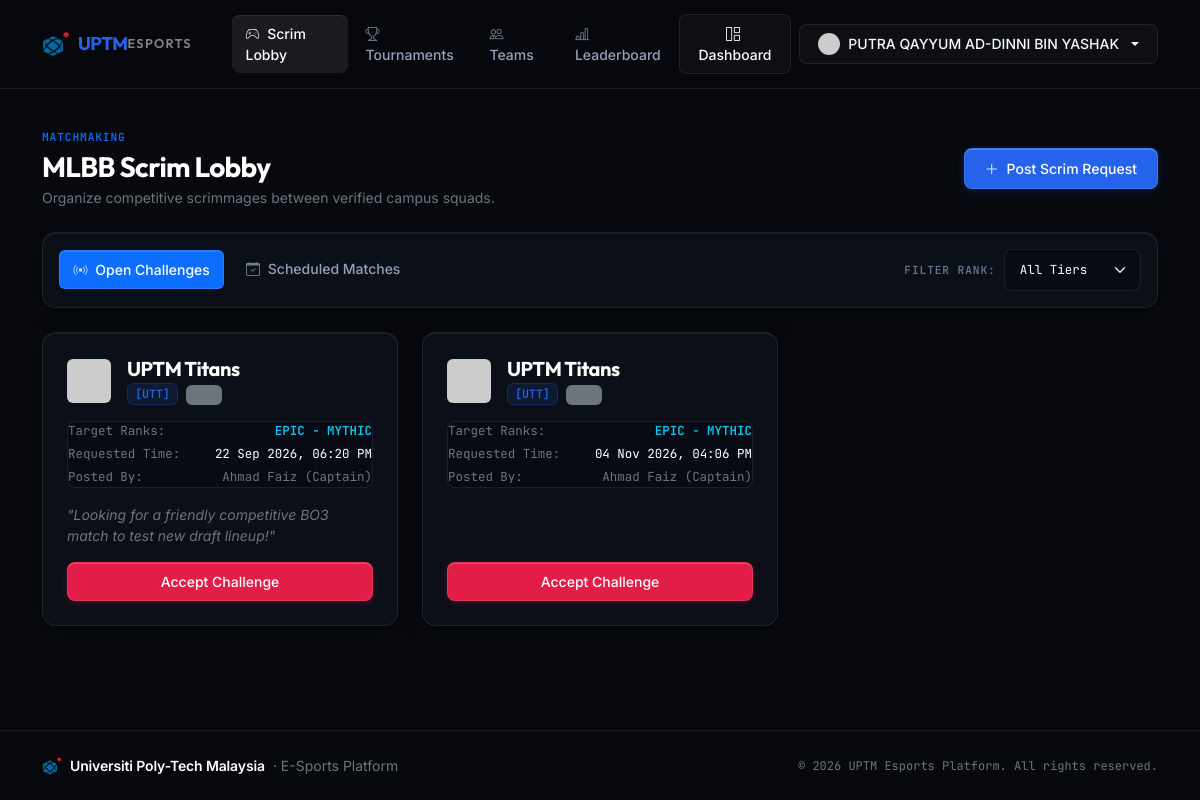
/scrims/ (signed in), run on the app's committed database.
### app/models.py (models this page shows, shortened)
class User(UserMixin, db.Model):
    __tablename__ = 'users'
    id = db.Column(db.Integer, primary_key=True)
    email = db.Column(db.String(120), unique=True, nullable=False, index=True)
    password_hash = db.Column(db.String(256), nullable=False)
    display_name = db.Column(db.String(100), nullable=False)
    student_id_enc = db.Column(db.String(255), nullable=True)
    phone_enc = db.Column(db.String(255), nullable=True)
    mlbb_ign = db.Column(db.String(50), nullable=True)
    mlbb_id = db.Column(db.String(30), nullable=True)
    rank_tier = db.Column(db.String(30), default='EPIC', index=True)
    avatar_url = db.Column(db.String(255), nullable=True)
    role = db.Column(db.String(20), default='PLAYER', index=True) # ADMIN, CAPTAIN, PLAYER
    status = db.Column(db.String(20), default='ACTIVE', index=True) # ACTIVE, BANNED, INACTIVE
    created_at = db.Column(db.DateTime, default=datetime.utcnow)
    updated_at = db.Column(db.DateTime, default=datetime.utcnow, onupdate=datetime.utcnow)
    team_memberships = db.relationship('TeamMember', back_populates='user', cascade='all, delete-orphan')
    captained_teams = db.relationship('Team', back_populates='captain', foreign_keys='Team.captain_id')
    notifications = db.relationship('Notification', back_populates='user', cascade='all, delete-orphan')
    created_tournaments = db.relationship('Tournament', back_populates='creator')
    @property
    def student_id(self) -> str | None:
        return decrypt_pii(self.student_id_enc)
    @property
    def phone(self) -> str | None:
        return decrypt_pii(self.phone_enc)
    @property
    def primary_team(self):
        membership = next((m for m in self.team_memberships if m.status == 'ACTIVE'), None)
        return membership.team if membership else None
    @property
    def is_admin(self) -> bool:
        return self.role == 'ADMIN'

class ScrimRequest(db.Model):
    __tablename__ = 'scrim_requests'
    id = db.Column(db.Integer, primary_key=True)
    team_id = db.Column(db.Integer, db.ForeignKey('teams.id'), nullable=False)
    requested_by_id = db.Column(db.Integer, db.ForeignKey('users.id'), nullable=False)
    game_title = db.Column(db.String(100), default='Mobile Legends: Bang Bang')
    rank_tier_min = db.Column(db.String(30), default='EPIC')
    rank_tier_max = db.Column(db.String(30), default='MYTHIC')
    preferred_datetime = db.Column(db.DateTime, nullable=False)
    format = db.Column(db.String(10), default='BO3') # BO1, BO3, BO5
    notes = db.Column(db.Text, nullable=True)
    status = db.Column(db.String(20), default='OPEN', index=True) # OPEN, MATCHED, COMPLETED, CANCELLED
    created_at = db.Column(db.DateTime, default=datetime.utcnow)
    team = db.relationship('Team', back_populates='scrim_requests')
    requested_by = db.relationship('User')
    matches = db.relationship('ScrimMatch', back_populates='request', cascade='all, delete-orphan')

class Team(db.Model):
    __tablename__ = 'teams'
    id = db.Column(db.Integer, primary_key=True)
    name = db.Column(db.String(100), unique=True, nullable=False)
    tag = db.Column(db.String(10), unique=True, nullable=False)
    logo_url = db.Column(db.String(255), nullable=True)
    description = db.Column(db.Text, nullable=True)
    captain_id = db.Column(db.Integer, db.ForeignKey('users.id'), nullable=False)
    status = db.Column(db.String(20), default='ACTIVE', index=True)
    created_at = db.Column(db.DateTime, default=datetime.utcnow)
    updated_at = db.Column(db.DateTime, default=datetime.utcnow, onupdate=datetime.utcnow)
    captain = db.relationship('User', back_populates='captained_teams', foreign_keys=[captain_id])
    members = db.relationship('TeamMember', back_populates='team', cascade='all, delete-orphan')
    scrim_requests = db.relationship('ScrimRequest', back_populates='team', cascade='all, delete-orphan')
    tournament_registrations = db.relationship('TournamentRegistration', back_populates='team', cascade='all, delete-orphan')

### app/routes/scrims.py (the view)
@scrims_bp.route('/')
def index():
    tier_filter = request.args.get('tier', '').strip()
    status_tab = request.args.get('tab', 'OPEN')
    if status_tab == 'SCHEDULED':
        matches_query = ScrimMatch.query.order_by(ScrimMatch.scheduled_at.desc())
        matches = matches_query.all()
        return render_template('scrims/index.html', matches=matches, status_tab=status_tab, tier_filter=tier_filter)
    query = ScrimRequest.query.filter_by(status='OPEN')
    if tier_filter:
        query = query.filter((ScrimRequest.rank_tier_min == tier_filter) | (ScrimRequest.rank_tier_max == tier_filter))
    scrim_requests = query.order_by(ScrimRequest.preferred_datetime.asc()).all()
    return render_template('scrims/index.html', requests=scrim_requests, status_tab=status_tab, tier_filter=tier_filter)

### app/templates/scrims/index.html (shortened to what this page needs)
{% extends "base.html" %}
{% block content %}
<div class="container py-4">
    <div class="d-flex flex-column flex-md-row justify-content-between align-items-md-center gap-3 mb-4">
        <div>
            <div class="eyebrow-label text-primary mb-1">MATCHMAKING</div>
            <h3 class="fw-bold text-white mb-1">MLBB Scrim Lobby</h3>
            <p class="text-secondary small mb-0">Organize competitive scrimmages between verified campus squads.</p>
        </div>
        <div class="d-flex gap-2">
            <a href="{{ url_for('scrims.create') }}" class="btn btn-uptm-blue">
                <i class="bi bi-plus-lg me-1"></i> Post Scrim Request
            </a>
        </div>
    </div>
    <div class="card-custom p-3 mb-4">
        <div class="d-flex flex-column flex-md-row justify-content-between align-items-md-center gap-3">
            <ul class="nav nav-pills gap-2" role="tablist">
                <li class="nav-item">
                    <a class="nav-link {% if status_tab == 'OPEN' %}active btn-uptm-blue text-white{% endif %}" href="{{ url_for('scrims.index', tab='OPEN', tier=tier_filter) }}">
                        <i class="bi bi-broadcast me-1 opacity-75"></i> Open Challenges
                    </a>
                </li>
                <li class="nav-item">
                    <a class="nav-link {% if status_tab == 'SCHEDULED' %}active btn-uptm-blue text-white{% endif %}" href="{{ url_for('scrims.index', tab='SCHEDULED', tier=tier_filter) }}">
                        <i class="bi bi-calendar-check me-1 opacity-75"></i> Scheduled Matches
                    </a>
                </li>
            </ul>
            <form method="GET" action="{{ url_for('scrims.index') }}" class="d-flex align-items-center gap-2">
                <label class="eyebrow-label text-nowrap">Filter Rank:</label>
                <select name="tier" class="form-select form-select-custom form-select-sm font-mono" onchange="this.form.submit()" style="font-size: 0.78rem;">
                    <option value="">All Tiers</option>
                </select>
            </form>
        </div>
    </div>
    {% if status_tab == 'OPEN' %}
        <div class="row g-4">
            {% for req in requests %}
                <div class="col-md-6 col-lg-4">
                    <div class="card-custom p-4 h-100 hover-glow d-flex flex-column justify-content-between">
                        <div>
                            <div class="d-flex align-items-center gap-3 mb-3">
                                <img src="{{ req.team.logo_url or 'https://api.dicebear.com/7.x/identicon/svg?seed=' ~ req.team.tag }}" alt="{{ req.team.name }}" width="44" height="44" class="rounded">
                                <div>
                                    <h5 class="fw-bold text-white mb-0">{{ req.team.name }}</h5>
                                    <span class="tag-pill">[{{ req.team.tag }}]</span>
                                    <span class="badge bg-secondary bg-opacity-20 text-secondary border border-secondary border-opacity-25 font-mono ms-1" style="font-size: 0.68rem;">{{ req.format }}</span>
                                </div>
                            </div>
                            <div class="p-2.5 rounded-3 card-inner-box mb-3 font-mono" style="font-size: 0.78rem;">
                                <div class="d-flex justify-content-between mb-1">
                                    <span class="text-secondary">Target Ranks:</span>
                                    <span class="text-info fw-semibold">{{ req.rank_tier_min }} - {{ req.rank_tier_max }}</span>
                                </div>
                                <div class="d-flex justify-content-between mb-1">
                                    <span class="text-secondary">Requested Time:</span>
                                    <span class="text-white">{{ req.preferred_datetime | format_datetime }}</span>
                                </div>
                                <div class="d-flex justify-content-between">
                                    <span class="text-secondary">Posted By:</span>
                                    <span class="text-secondary">{{ req.requested_by.display_name }}</span>
                                </div>
                            </div>
                            {% if req.notes %}
                                <p class="text-secondary small fst-italic mb-3">
                                    "{{ req.notes }}"
                                </p>
                            {% endif %}
                        </div>
                        <div>
                            {% if current_user.is_authenticated and current_user.primary_team %}
                                {% if current_user.primary_team.id == req.team_id %}
                                    <span class="badge bg-secondary bg-opacity-20 text-secondary border border-secondary border-opacity-25 w-100 py-2 font-mono">Your Team's Request</span>
                                {% else %}
                                    <form method="POST" action="{{ url_for('scrims.accept', request_id=req.id) }}">
                                        <button type="submit" class="btn btn-sm btn-uptm-red w-100 py-2">
                                            Accept Challenge
                                        </button>
                                    </form>
                                {% endif %}
                            {% else %}
                                <a href="{{ url_for('auth.login') }}" class="btn btn-sm btn-outline-custom w-100 font-mono" style="font-size: 0.78rem;">
                                    Sign In to Accept
                                </a>
                            {% endif %}
                        </div>
                    </div>
                </div>
            {% endfor %}
        </div>
    {% endif %}
</div>
{% endblock %}

### app/templates/base.html (shortened to what this page needs)
<!DOCTYPE html>
<html lang="en" data-bs-theme="dark">
<head>
    <link href="https://cdn.jsdelivr.net/npm/bootstrap@5.3.3/dist/css/bootstrap.min.css" rel="stylesheet">
    <link rel="stylesheet" href="https://cdn.jsdelivr.net/npm/bootstrap-icons@1.11.3/font/bootstrap-icons.min.css">
    <link rel="stylesheet" href="{{ url_for('static', filename='css/style.css') }}">
</head>
<body>
    <nav class="navbar navbar-expand-lg navbar-custom sticky-top">
        <div class="container">
            <a class="navbar-brand d-flex align-items-center gap-2" href="{{ url_for('main.index') }}">
                <img src="{{ url_for('static', filename='img/uptm-icon.png') }}" alt="UPTM Logo" width="28" height="28" class="rounded">
                <span class="d-flex align-items-center gap-1.5">
                    <span class="fw-bold" style="color: #2563eb; letter-spacing: -0.03em;">UPTM</span>
                    <span class="fw-semibold text-white-50" style="font-size: 0.8rem; letter-spacing: 0.1em;">ESPORTS</span>
                </span>
            </a>
            <div class="collapse navbar-collapse" id="navbarMain">
                <ul class="navbar-nav me-auto mb-2 mb-lg-0 ms-lg-4 gap-1">
                    <li class="nav-item">
                        <a class="nav-link {% if request.endpoint and 'scrims' in request.endpoint %}active{% endif %}" href="{{ url_for('scrims.index') }}">
                            <i class="bi bi-controller me-1 opacity-75"></i> Scrim Lobby
                        </a>
                    </li>
                    <li class="nav-item">
                        <a class="nav-link {% if request.endpoint and 'tournaments' in request.endpoint %}active{% endif %}" href="{{ url_for('tournaments.index') }}">
                            <i class="bi bi-trophy me-1 opacity-75"></i> Tournaments
                        </a>
                    </li>
                    <li class="nav-item">
                        <a class="nav-link {% if request.endpoint and 'teams' in request.endpoint %}active{% endif %}" href="{{ url_for('teams.index') }}">
                            <i class="bi bi-people me-1 opacity-75"></i> Teams
                        </a>
                    </li>
                    <li class="nav-item">
                        <a class="nav-link {% if request.endpoint and 'leaderboard' in request.endpoint %}active{% endif %}" href="{{ url_for('leaderboard.index') }}">
                            <i class="bi bi-bar-chart-line me-1 opacity-75"></i> Leaderboard
                        </a>
                    </li>
                </ul>
                <div class="d-flex align-items-center gap-2">
                    {% if current_user.is_authenticated %}
                        <a href="{{ url_for('main.dashboard') }}" class="btn btn-sm btn-outline-custom position-relative">
                            <i class="bi bi-grid-1x2 me-1"></i> Dashboard
                        </a>
                        <div class="dropdown">
                            <button class="btn btn-sm btn-outline-custom dropdown-toggle d-flex align-items-center gap-2" type="button" data-bs-toggle="dropdown">
                                <img src="{{ current_user.avatar_url or 'https://api.dicebear.com/7.x/bottts/svg?seed=' ~ current_user.email }}" alt="Avatar" width="22" height="22" class="rounded-circle">
                                <span>{{ current_user.display_name }}</span>
                            </button>
                        </div>
                    {% endif %}
                </div>
            </div>
        </div>
    </nav>
    <main class="flex-grow-1">
        {% block content %}{% endblock %}
    </main>
    <footer class="py-4 text-muted small mt-auto">
        <div class="container d-flex flex-column flex-md-row align-items-center justify-content-between gap-3">
            <div class="d-flex align-items-center gap-2">
                <img src="{{ url_for('static', filename='img/uptm-icon.png') }}" alt="UPTM" width="20" height="20">
                <span class="text-white fw-semibold" style="letter-spacing: -0.01em;">Universiti Poly-Tech Malaysia</span>
                <span class="text-secondary">&middot; E-Sports Platform</span>
            </div>
            <div class="text-secondary font-mono" style="font-size: 0.75rem;">
                &copy; 2026 UPTM Esports Platform. All rights reserved.
            </div>
        </div>
    </footer>
</body>
</html>

### data on the page
User: display_name "PUTRA QAYYUM AD-DINNI BIN YASHAK"
ScrimRequest: team.name "UPTM Titans", team.tag "UTT", rank_tier_min "EPIC", rank_tier_max "MYTHIC", preferred_datetime "22 Sep 2026, 06:20 PM", requested_by.display_name "Ahmad Faiz (Captain)", notes "Looking for a friendly competitive BO3 match to test new draft lineup!"
ScrimRequest: team.name "UPTM Titans", team.tag "UTT", rank_tier_min "EPIC", rank_tier_max "MYTHIC", preferred_datetime "04 Nov 2026, 04:06 PM", requested_by.display_name "Ahmad Faiz (Captain)"
